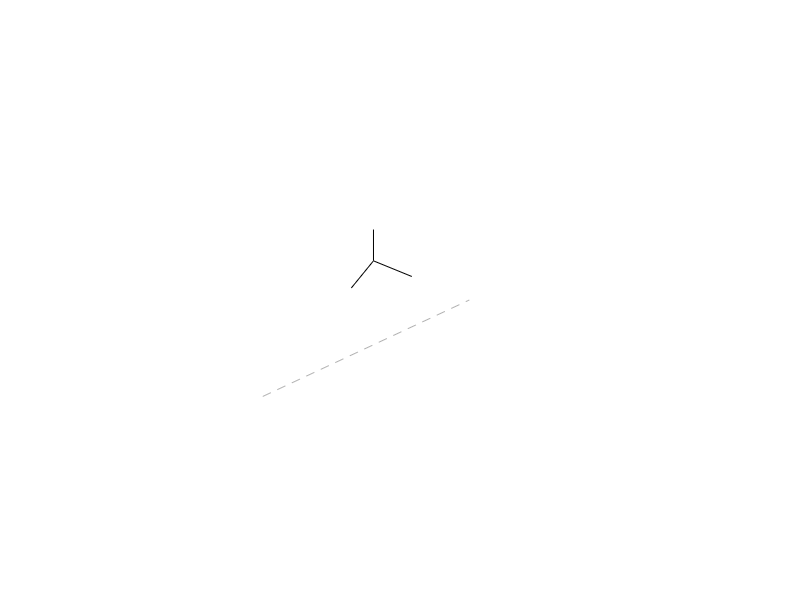

Reproduce this figure in MATLAB. (Note: this script raises an error after producing the figure.)
function figure4
%FIGURE4  Effect of saddle value on shape of SHC cycle manifold and eigenvectors

%   Andrew D. Horchler, adh9 @ case . edu, Created 6-20-13
%   Revision: 1.1, 6-15-14


rng(1);         % Set ramdom seed to make repeatable
dt = 1e-4;      % Integration time step
figure4a(dt);   % Heteroclinic contours and eigenvectors
figure4b(dt);   % Close-up of noisy trajectories near a node


function figure4a(dt)
%FIGURE4A  Draw heteroclinic cycle contours (roughly) and eigenvectors

t0 = 0; tf = 5e2; t = t0:dt:tf;
alp = sqrt(2)/2; bet = 1; nu = [1 3];

% Small noise so SHC cycle contour graphicly equivalent to heteroclinic cycle
epsilon = eps;

figure('Color',[1 1 1],'Renderer','painters');
box off; d = alp+0.05; axis([0 1 0-d 1+d 0 1]);
axis equal; view(120,45); axis off; hold on;
dd = 0.2; plot3([0 dd;0 0;0 0].',[0 0;0 dd;0 0].',[0 0;0 0;0 dd].','k');

h = plot3([bet 0],[0 bet/2],[0 0],'--');
set(h,'Color',0.7*[1 1 1]);
drawnow;

for i = 1:length(nu)
    % Create connection matrix and simulate
    rho = shc_lv_createcycle(alp,bet,nu(i));
    a0 = [bet;eps;eps];
    a = shc_lv_integrate(t,a0,rho,alp,epsilon);
    
    % Plot contour
    plot3(a(:,1),a(:,2),a(:,3),'k');
    
    % Eigenvalues and vectors for first node
    [V,D] = shc_lv_eigs(rho,alp,1); D = diag(D);
    
    % Draw unstable eigenvectors
    v2 = D(2)*V(:,2);
    h = plot3(1+[v2(1) 0],[v2(2) 0],[v2(3) 0]);
    set(h,'Color',[0 0.7 0.8],'LineWidth',2.5);
    h = plot3(1+[-v2(1) 0],[-v2(2) 0],[-v2(3) 0]);
    set(h,'Color',[1 0.5 0.5],'LineWidth',2.5);
    
    % Draw stable eigenvectors
    v1 = D(1)*V(:,1);
    h = plot3(1+[v1(1) 0;-v1(1) 0],[v1(2) 0;-v1(2) 0],[v1(3) 0;-v1(3) 0]);
    set(h,'Color','k','LineWidth',2.5);
    
    drawnow;
end
% Draw circles marking nodes (saddles)
plot3([bet 0 0;0 0 0;0 0 0].',[0 0 0;0 bet 0;0 0 0],[0 0 0;0 0 0;0 0 bet],...
      'ko','MarkerSize',10);
drawnow;


function figure4b(dt)
%FIGURE4B  Close-up of noisy trajectories in vicinity of a node

t0 = 0; tf = 3e3; t = t0:dt:tf;

alp = 4; bet = 1; nu = [3 1.5]; % Parameters
epsilon = 4e-4;                 % Noise magnitude
a0 = [0;bet;0];                 % Initial conditions
d = 1e-1; d2 = 1e-2;
skip = 1e2;

figure('Color','w','Renderer','painters');
pos = get(gcf,'Position'); set(gcf,'Position',[pos(1:2) pos(3) pos(3)]);
axis([bet-d bet+d2 0 d+d2 0 d+d2]); axis equal; view(142.5,30); hold on;

plot3([bet+d2 bet-d],[0 0],[0 0],'k--');
set(gca,'Xtick',[bet-d bet-d/2 1],'XTickLabel',{'0.9','','1'});
set(gca,'Ytick',[0 d/2 d],'YTickLabel',{'0','','0.1'});
set(gca,'Ztick',[0 d/2 d],'ZTickLabel',{'0','','0.1'});
drawnow;

cc = [0.2 0.2 0.2;
      0.5 0.5 0.8];
for k = 1:length(nu)
    % Create connection matrix and simulate
    rho = shc_lv_createcycle(alp,bet,nu(k));
    a1 = shc_lv_integrate(t,a0,rho,alp,epsilon);
    
    % Find crossings into and out of neighborhood around node
    ai1 = (a1(:,1)>=bet-d & a1(:,2)<=d & a1(:,3)<=d);
    
    % Plot, trim data not in neighborhood and decimate
    atmp = a1;
    j = 0;
    for i = 1:length(t)
        if any(ai1(i,:))
            j = j+1;
            atmp(j,:) = a1(i,:);
        elseif j > 0
            plot3(atmp(1:skip:j,1),atmp(1:skip:j,2),atmp(1:skip:j,3),...
                  'Color',cc(k,:)); hold on;
            j = 0;
        end
    end

    drawnow;
end
plot3(bet,0,0,'ko','MarkerSize',10);
drawnow;